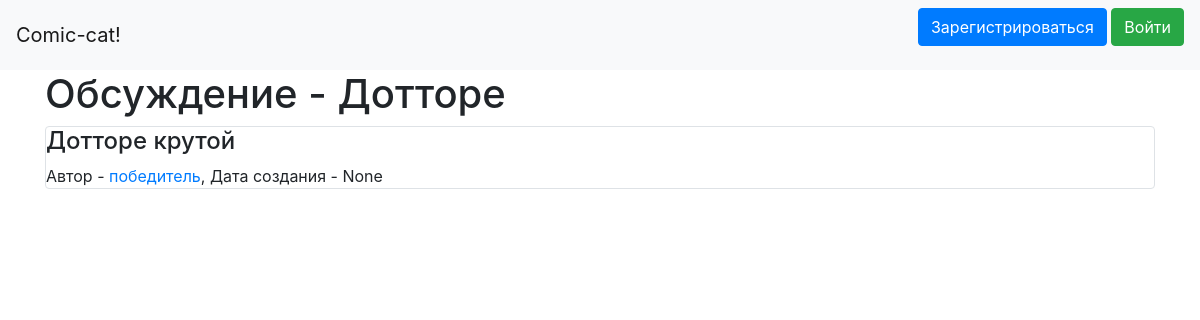
The app's page /discussions/1, older data.
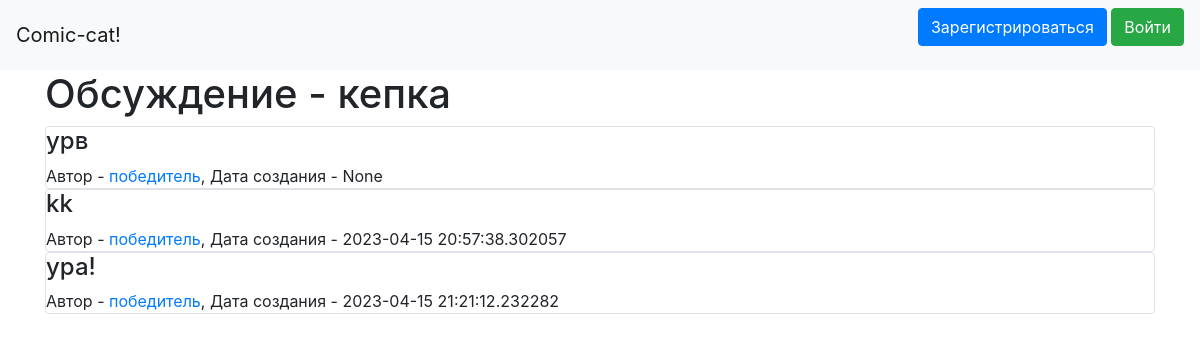
The same page, newer data.
### data/discussions.py (models this page shows)
class Discussions(SqlAlchemyBase, SerializerMixin):
    __tablename__ = 'discussions'
    id = sqlalchemy.Column(sqlalchemy.Integer,
                           primary_key=True, autoincrement=True)
    title = sqlalchemy.Column(sqlalchemy.String, nullable=True)
    content = sqlalchemy.Column(sqlalchemy.String, nullable=True)
    created_date = sqlalchemy.Column(sqlalchemy.DateTime,
                                     default=datetime.datetime.now)
    is_published = sqlalchemy.Column(sqlalchemy.Boolean, default=True)
    user_id = sqlalchemy.Column(sqlalchemy.Integer,
                                sqlalchemy.ForeignKey("users.id"))
    user = orm.relationship('User')
    categories = orm.relationship("Category",
                                  secondary="association",
                                  backref="news")
    posts = orm.relationship("Posts", back_populates='discussion')

### data/posts.py (models this page shows)
class Posts(SqlAlchemyBase, SerializerMixin):
    __tablename__ = 'posts'
    id = sqlalchemy.Column(sqlalchemy.Integer,
                           primary_key=True, autoincrement=True)
    content = sqlalchemy.Column(sqlalchemy.String, nullable=True)
    created_date = sqlalchemy.Column(sqlalchemy.DateTime,
                                     default=datetime.datetime.now)
    user_id = sqlalchemy.Column(sqlalchemy.Integer,
                                sqlalchemy.ForeignKey("users.id"))
    user = orm.relationship('User')
    discussion_id = sqlalchemy.Column(sqlalchemy.Integer,
                                      sqlalchemy.ForeignKey("discussions.id"))
    discussion = orm.relationship('Discussions')

### data/users.py (models this page shows, shortened)
class User(SqlAlchemyBase, UserMixin, SerializerMixin):
    __tablename__ = 'users'
    id = sqlalchemy.Column(sqlalchemy.Integer,
                           primary_key=True, autoincrement=True)
    name = sqlalchemy.Column(sqlalchemy.String, nullable=True)
    about = sqlalchemy.Column(sqlalchemy.String, nullable=True)
    email = sqlalchemy.Column(sqlalchemy.String,
                              index=True, unique=True, nullable=True)
    hashed_password = sqlalchemy.Column(sqlalchemy.String, nullable=True)
    created_date = sqlalchemy.Column(sqlalchemy.DateTime,
                                     default=datetime.datetime.now)
    favorites = sqlalchemy.Column(sqlalchemy.String, nullable=True)
    comics = sqlalchemy.Column(sqlalchemy.String, nullable=True)
    discussions = orm.relationship("Discussions", back_populates='user')
    posts = orm.relationship("Posts", back_populates='user')

### main.py (the view, shortened to what this page needs)
@app.route('/discussions/<int:id>', methods=['GET', 'POST'])
def discussion(id):
    db_sess = db_session.create_session()
    disc = db_sess.query(Discussions).filter(Discussions.id == id)[0]
    posts = db_sess.query(Posts).filter(Posts.discussion_id == id)
    leng = len([i for i in posts])
    return render_template("discussion.html", posts=posts, disc=disc, leng=leng)

### data/db_session.py (called while the page is built)
def create_session() -> Session:
    global __factory
    return __factory()

### templates/discussion.html (shortened to what this page needs)
{% extends "base.html" %}
{% block content %}
<h1>Обсуждение - {{disc.title}}</h1>
{% if leng > 0 %}
    {% for item in posts%}
    <div class="col-md6 border rounded">
        <h4>{{item.content}}</h4>
        <div>
            Автор - <a href="/users/{{ item.user.id }}"> {{item.user.name}}</a>, Дата создания - {{item.created_date}}
        </div>
    </div>
    {% endfor %}
{% else %}
    <div>
        <h3>В этом обсуждении пока нет постов</h3>
    </div>
{% endif %}
{% endblock %}

Row changes from the older to the newer data that the page shows:
changed Discussions: title "Дотторе" → "кепка"
changed Posts "None": content "Дотторе крутой" → "урв"
added Posts: content "kk", user.name "победитель", created_date "2023-04-15 20:57:38.302057"
added Posts: content "ура!", user.name "победитель", created_date "2023-04-15 21:21:12.232282"
